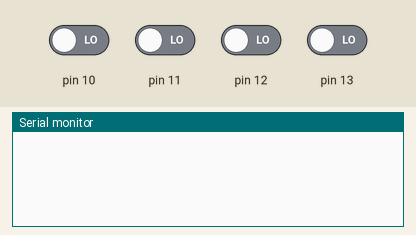
Bench run of a sketch on a simulated Arduino Uno, built with avr-gcc and run on an emulated ATmega328P. On the bench: the last lines printed to the serial monitor. Inputs (shaded band) come from the test bench; at power-on: pin 10–13 LOW.

Above: at 1.2 s.
1.3 s: pin 10 driven HIGH
At 1.46 s:
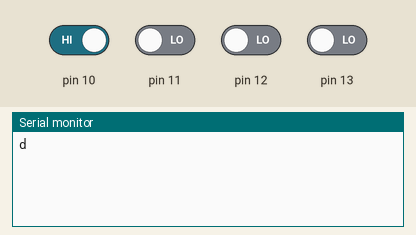
3.2 s: pin 11 driven HIGH
At 3.46 s:
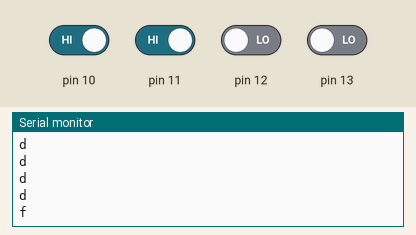
5.2 s: pin 12 driven HIGH
At 5.66 s:
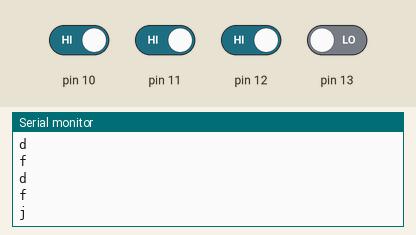
7.6 s: pin 13 driven HIGH
At 8.26 s:
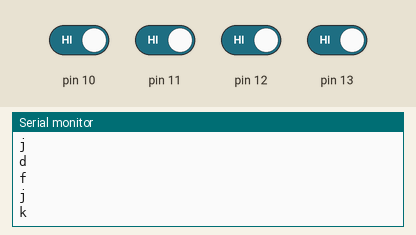

Measured:
- after the input at 1.3 s, the serial monitor: prints a new line at once (image 1)
- after the input at 3.2 s, the serial monitor: prints a new line after 0.10 s (image 2)
- after the input at 5.2 s, the serial monitor: prints a new line after 0.30 s (image 3)
- after the input at 7.6 s, the serial monitor: prints a new line after 0.50 s (image 4)

The sketch:

keyboard.ino
```cpp
void setup() {
  pinMode(13, INPUT);
  pinMode(12, INPUT);
  pinMode(11, INPUT);
  pinMode(10, INPUT);

  Serial.begin(9600); // 시리얼 통신 시작
}

void loop() {
  if (digitalRead(10) == HIGH) {
    Serial.println("d"); // 'd' 키 전송
    delay(200); // 디바운싱 처리
  }

  if (digitalRead(11) == HIGH) {
    Serial.println("f"); // 'f' 키 전송
    delay(200);
  }

  if (digitalRead(12) == HIGH) {
    Serial.println("j"); // 'j' 키 전송
    delay(200);
  }

  if (digitalRead(13) == HIGH) {
    Serial.println("k"); // 'k' 키 전송
    delay(200);
  }
}
```
